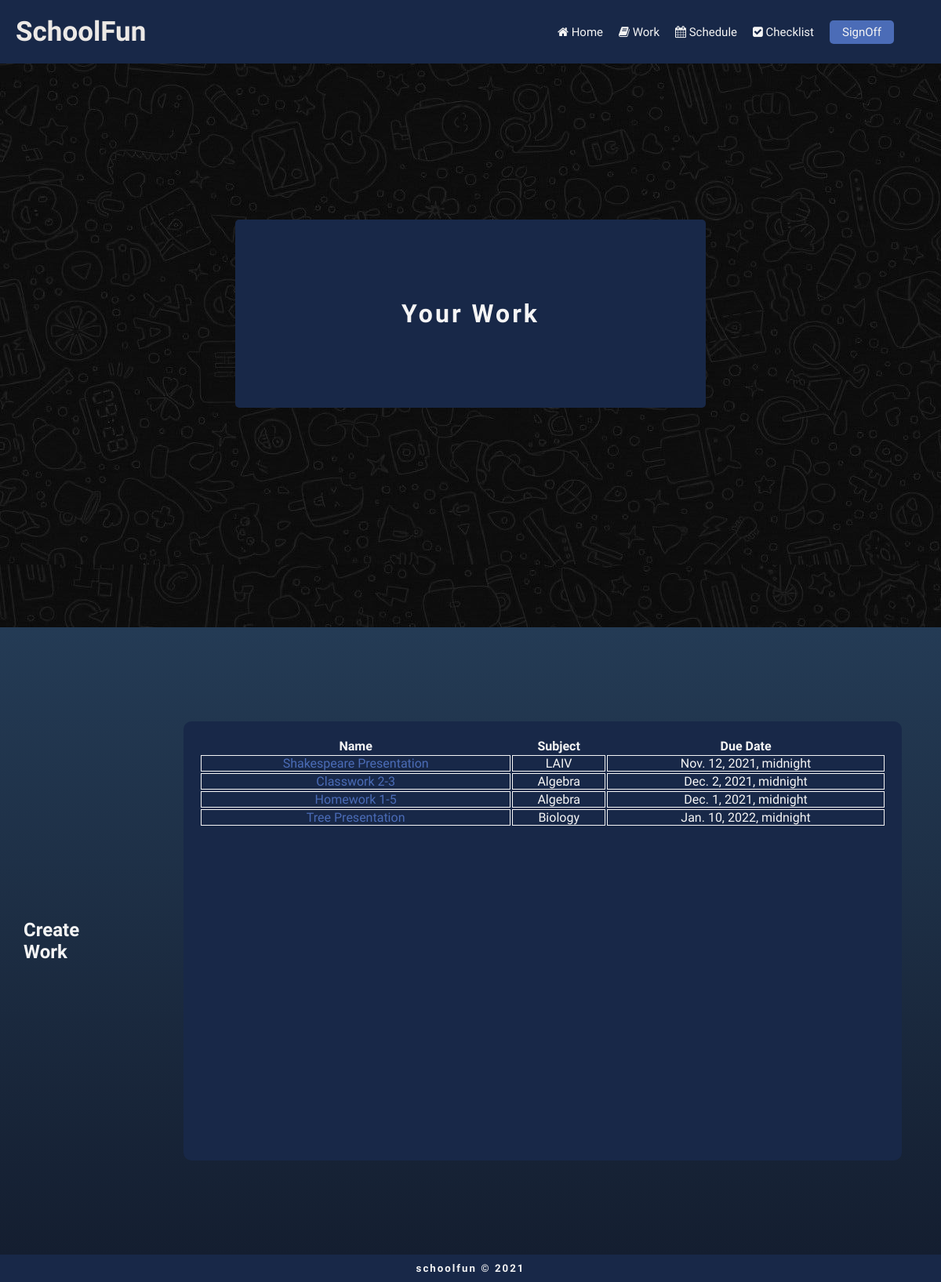
Page /work/ (signed in) on the committed database.
### school/models.py (models this page shows, shortened)
class Work(models.Model):
    name = models.CharField(max_length=200)
    subject = models.CharField(max_length=100)
    due_date = models.DateTimeField(auto_now=False, auto_now_add=False)

### school/views.py (the view)
# urls.py: path("work/", views.WorkView.as_view(), name="work"),
class WorkView(LoginRequiredMixin, ListView):
    model = Work
    template_name = 'school/work_list.html'
    def get_context_data(self, **kwargs):
        context = super().get_context_data(**kwargs)
        context["works"] = Work.objects.all()
        return context

### school/templates/school/work_list.html
{% extends 'school/base.html' %}
{% load static %}
{% block content %}
    <div class="starter-page" style="background-image: url('{% static 'school/assets/welcomepage.jpeg' %}');">
        <div class="welcome">
            <h1>Your Work</h1>
        </div>
    </div>
    <div class="list-page">
        <a href="{% url 'add_work' %} "><h2 class="title-page">Create Work</h2></a>
        <div class="page">
        <table class="work-table">
            <thead>
                <tr>
                    <th>Name</th>
                    <th>Subject</th>
                    <th>Due Date</th>
                </tr>
            </thead>
            <tbody>
            {% for work in works %}
                <tr class="lists">
                    <td><a href="{% url 'delete_work' work.id %}">{{ work.name }}</a></td>
                    <td>{{ work.subject }}</td>
                    <td>{{ work.due_date }}</td>
                </tr>
            {% endfor %}
            </tbody>
        </table>
        </div>
    </div>
{% endblock %}

### school/static/school/main.css (style rules this page uses)
* { font-family: 'Irish Grover', Impact, Haettenschweiler, 'Arial Narrow Bold', sans-serif; margin: 0; padding: 0; box-sizing: border-box; text-decoration: none; }
html { scroll-behavior: smooth; height: 100vh; }
.starter-page, .work-page, .checklist-page, .list-page, .form-page { height: 100vh; width: 100%; display: flex; justify-content: center; align-items: center; background: #141E30; background: -webkit-linear-gradient(to bottom, #243B55, #141E30); background: linear-gradient(to bottom, #243B55, #141E30); }
.welcome { width: 50%; display: flex; justify-content: center; flex-direction: column; text-align: center; height: 30%; padding: 20px; background-color: #182848; color: whitesmoke; border-radius: 5px; letter-spacing: 3px; }
.title-page { color: whitesmoke; margin: 20px; padding: 10px; }
.page { display: grid; align-items: flex-start; width: 80%; height: 70%; margin: 50px; background-color: #182848; color: whitesmoke; border-radius: 10px; }
.work-table, .checklist-table, .schedule-table { margin: 20px; width: auto; }
td { border: 1px solid whitesmoke; text-align: center; }
.list-page { background: #141E30; background: -webkit-linear-gradient(to bottom, #243B55, #141E30); background: linear-gradient(to bottom, #243B55, #141E30); }
.lists a { color:#4b6cb7; }

### rows in the picture
Work: name "Shakespeare Presentation", subject "LAIV", due_date "Nov. 12, 2021, midnight"
Work: name "Classwork 2-3", subject "Algebra", due_date "Dec. 2, 2021, midnight"
Work: name "Homework 1-5", subject "Algebra", due_date "Dec. 1, 2021, midnight"
Work: name "Tree Presentation", subject "Biology", due_date "Jan. 10, 2022, midnight"
